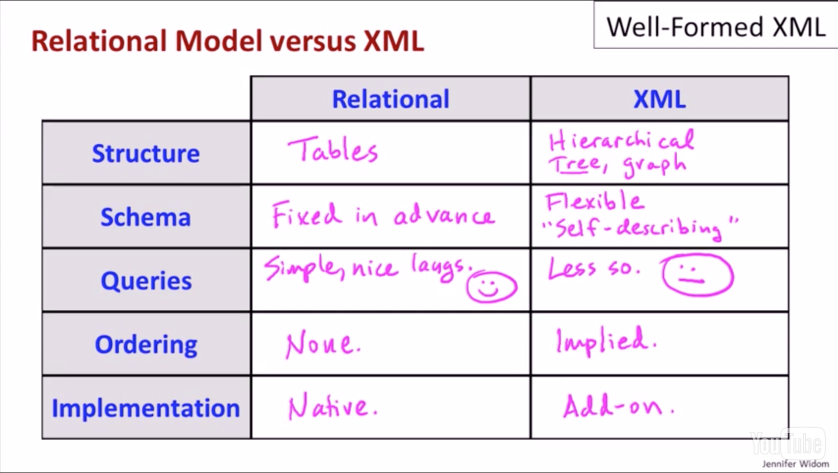
#> input picture 0005/image.png, 1676 x 946 px (shown at 1/2 size)
$ python resize_photo.py
#> lines starting #> are read from the running program, lines starting #| are printed output that depends on the picture; long printed decimals are rounded
# -*- coding: utf-8 -*-
from PIL import Image

def resize_pic(path, width = 640, height = 1136):
#> called with path = 'image.png', width = 640, height = 1136
	im = Image.open(path)
#> im is the input picture: PIL image 1676x946 RGBA; mean R, G, B, A 234.2, 226.8, 236.7, 255
	w,h = im.size
#> w = 1676; h = 946
	changew = float(w) / width
#> changew = 2.62
	changeh = float(h) / height
#> changeh = 0.833

	if w > width or h > height:
		change = changew if changew >changeh else changeh
#> change = 2.62
		print (change)
#| 2.619
		im.resize((int(w / change),int (h / change))).save('result.jpg')
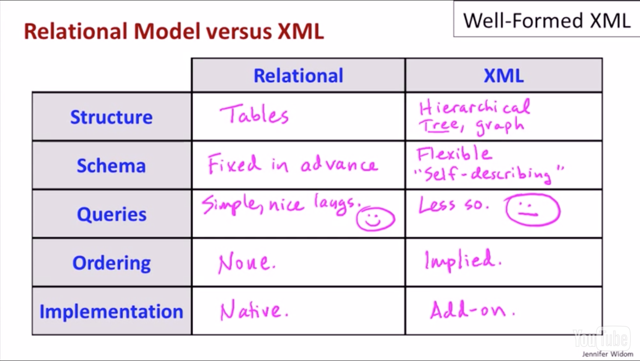
#> saved as result.jpg: PIL image 640x361 RGBA; mean R, G, B, A 234.1, 226.8, 236.6, 255
	else :
		print ("The picture' pixels does not exceed iPhone5's resolution")

if __name__ == '__main__':
	resize_pic('image.png')
